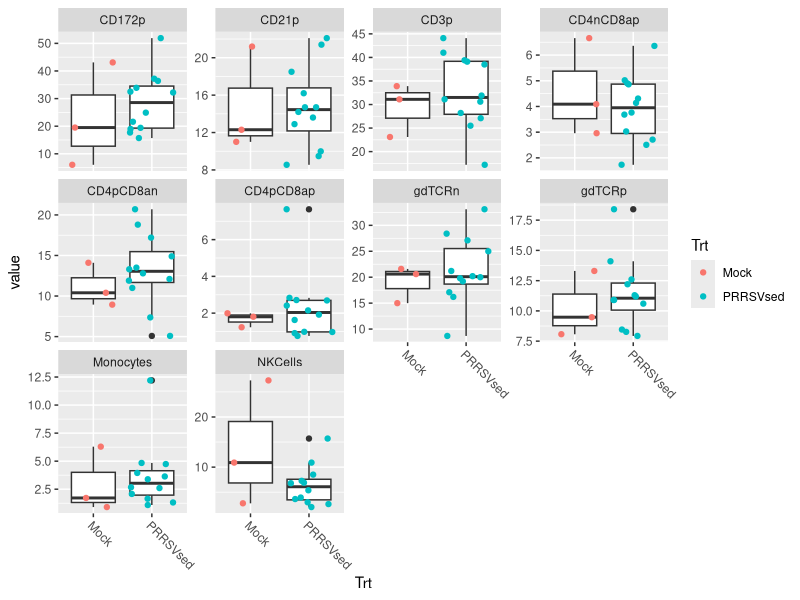
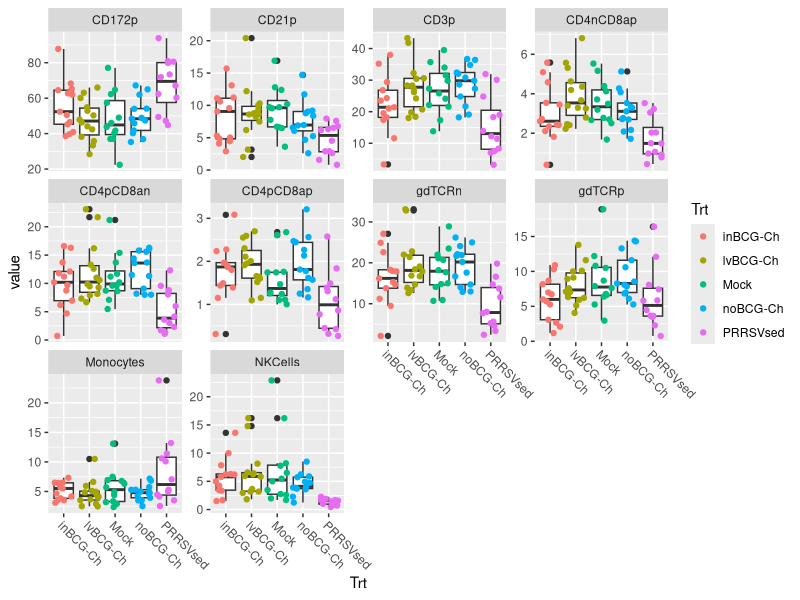
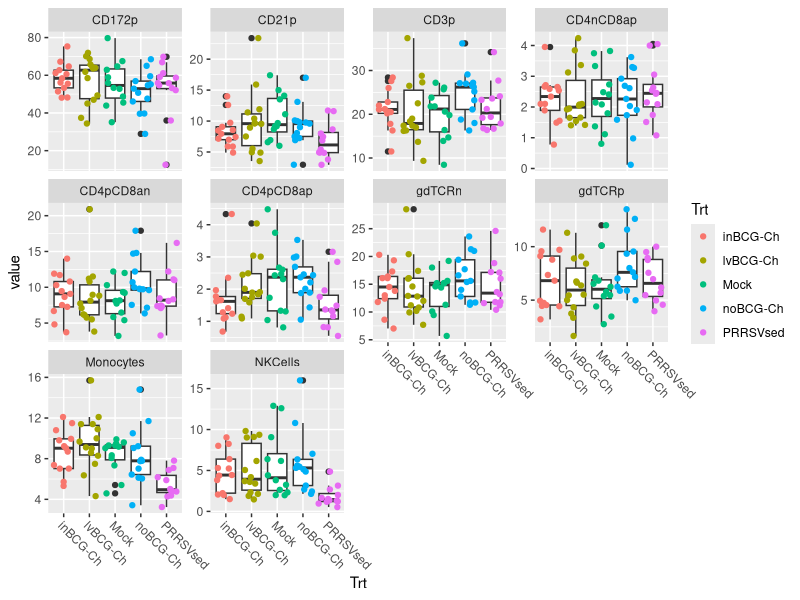
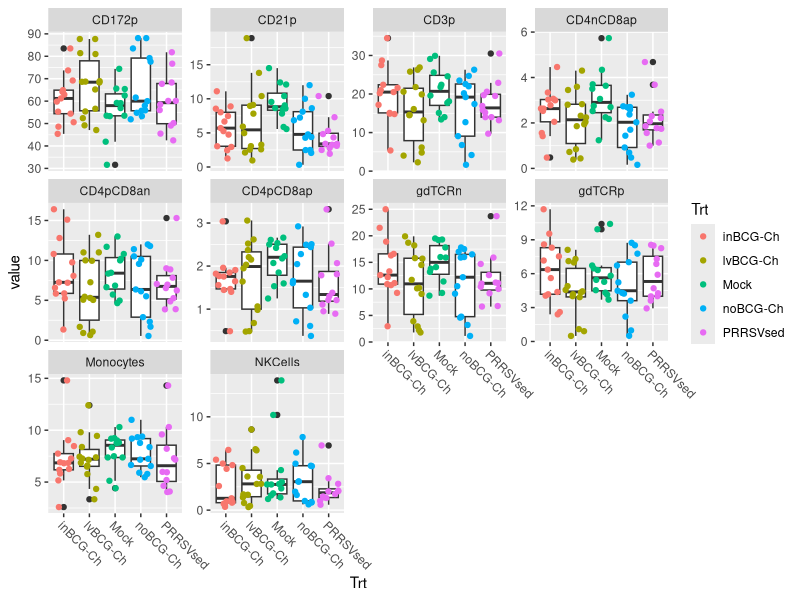
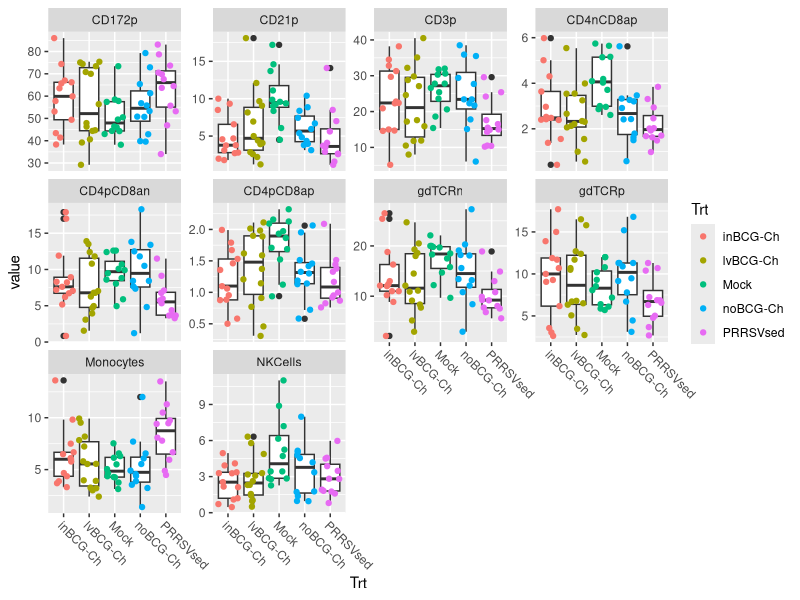
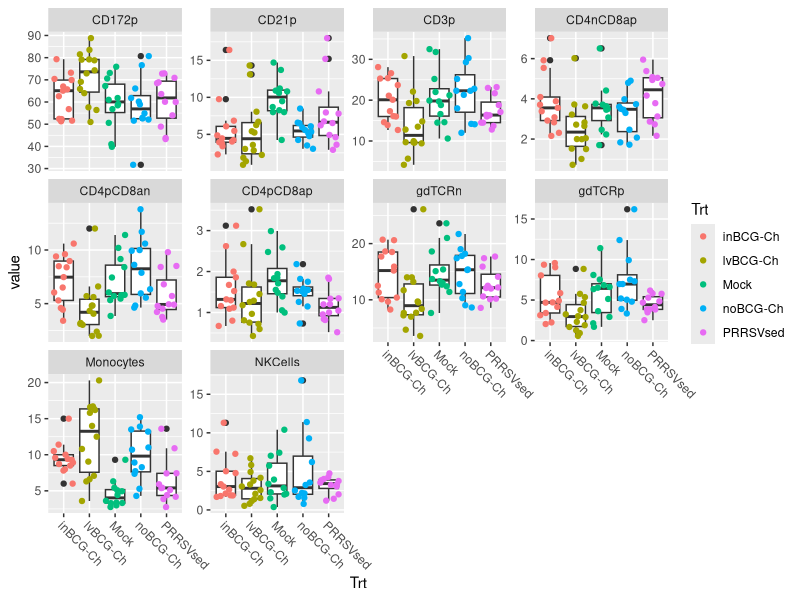
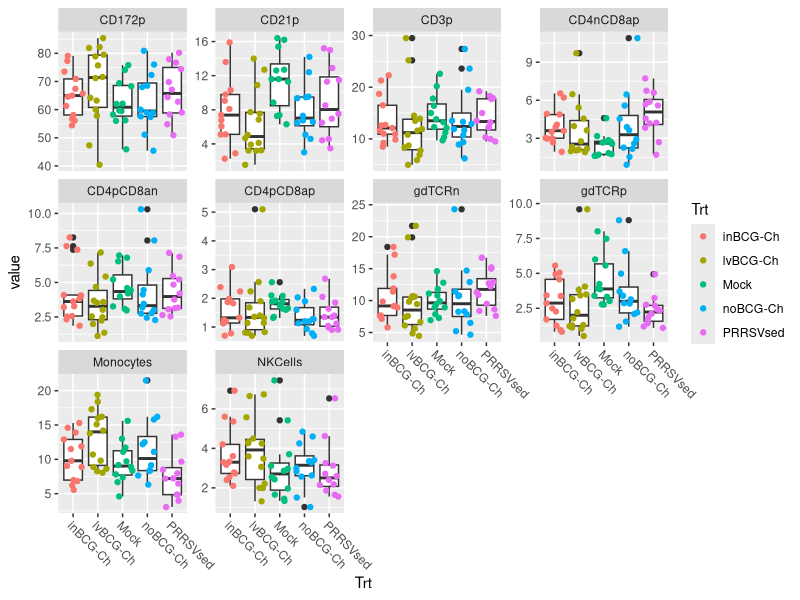
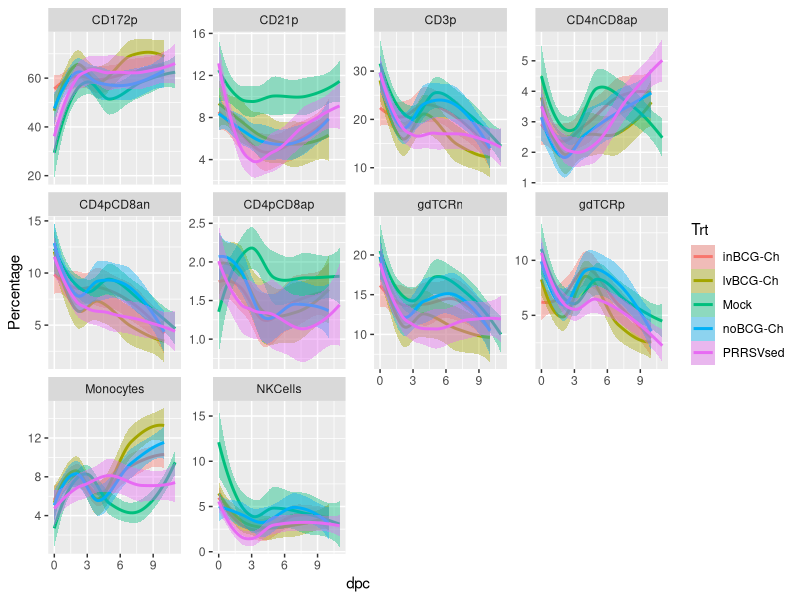

The R source for these figures, in order:
## code base is FS12


# library(ggplot2)
library(tidyverse)
# library(reshape2)

FS17 <- read.csv(file = "./data/FS17 Flow Results All.csv", header = T, stringsAsFactors = F)
head(FS17)

### select columns... ###

# FS17_subset <- FS17[, c(2, 6:16)]
# head(FS17_subset)

# Jules #

FS17_subset <- FS17 %>% select(-FlowID)

#
# FS17_long <- melt(FS17_subset, value.name = "PercentSingleCell")
# head(FS17_long)

## Maybe try this instead...
# keep as much metadata as possible. 
# the -c(1:6) is telling the gather function to not gather up the metadata
# or another way to think of it is to gather up everyhitng except for cols 1:6

FS17_long <- FS17_subset %>% gather(key='cell_type', value = 'value', -c(1:6))


FS17_plot_14Feb <- FS17_long %>% 
  filter(date == "14-Feb") %>% 
  ggplot(aes(x=Trt,y=value)) + 
  geom_boxplot() +
  geom_jitter(aes(color=Trt)) +
  theme(axis.text.x=element_text(angle = -45, hjust =0)) +
  facet_wrap( ~ cell_type, scales = "free_y")

FS17_plot_14Feb

# ggsave("FS17_plot_14Feb.pdf", plot = FS17_plot_14Feb, width = 20, height = 20, path = "~/Desktop")

FS17_plot_15Feb <- FS17_long %>% 
  filter(date == "15-Feb") %>% 
  ggplot(aes(x=Trt,y=value)) + 
  geom_boxplot() +
  geom_jitter(aes(color=Trt)) +
  theme(axis.text.x=element_text(angle = -45, hjust =0)) +
  facet_wrap( ~ cell_type, scales = "free_y")
FS17_plot_15Feb
# ggsave("FS17_plot_15Feb.pdf", plot = FS17_plot_15Feb, width = 20, height = 20, path = "~/Desktop")

FS17_plot_16Feb <- FS17_long %>% 
  filter(date == "16-Feb") %>% 
  ggplot(aes(x=Trt,y=value)) + 
  geom_boxplot() +
  geom_jitter(aes(color=Trt)) +
  theme(axis.text.x=element_text(angle = -45, hjust =0)) +
  facet_wrap( ~ cell_type, scales = "free_y")
FS17_plot_16Feb
# ggsave("FS17_plot_16Feb.pdf", plot = FS17_plot_16Feb, width = 20, height = 20, path = "~/Desktop")

FS17_plot_17Feb <- FS17_long %>% 
  filter(date == "17-Feb") %>% 
  ggplot(aes(x=Trt,y=value)) + 
  geom_boxplot() +
  geom_jitter(aes(color=Trt)) +
  theme(axis.text.x=element_text(angle = -45, hjust =0)) +
  facet_wrap( ~ cell_type, scales = "free_y")
FS17_plot_17Feb
# ggsave("FS17_plot_17Feb.pdf", plot = FS17_plot_17Feb, width = 20, height = 20, path = "~/Desktop")

FS17_plot_19Feb <- FS17_long %>% 
  filter(date == "19-Feb") %>% 
  ggplot(aes(x=Trt,y=value)) + 
  geom_boxplot() +
  geom_jitter(aes(color=Trt)) +
  theme(axis.text.x=element_text(angle = -45, hjust =0)) +
  facet_wrap( ~ cell_type, scales = "free_y")
FS17_plot_19Feb
# ggsave("FS17_plot_19Feb.pdf", plot = FS17_plot_19Feb, width = 20, height = 20, path = "~/Desktop")

FS17_plot_22Feb <- FS17_long %>% 
  filter(date == "22-Feb") %>% 
  ggplot(aes(x=Trt,y=value)) + 
  geom_boxplot() +
  geom_jitter(aes(color=Trt)) +
  theme(axis.text.x=element_text(angle = -45, hjust =0)) +
  facet_wrap( ~ cell_type, scales = "free_y")
FS17_plot_22Feb
# ggsave("FS17_plot_22Feb.pdf", plot = FS17_plot_22Feb, width = 20, height = 20, path = "~/Desktop")

FS17_plot_25Feb <- FS17_long %>% 
  filter(date == "25-Feb") %>% 
  ggplot(aes(x=Trt,y=value)) + 
  geom_boxplot() +
  geom_jitter(aes(color=Trt)) +
  theme(axis.text.x=element_text(angle = -45, hjust =0)) +
  facet_wrap( ~ cell_type, scales = "free_y")
FS17_plot_25Feb

# ggsave("FS17_plot_25Feb.pdf", plot = FS17_plot_25Feb, width = 20, height = 20, path = "~/Desktop")




## the above graphs allow us to look at treatment groups for each day, but would like to follow
## individual pigs and treatment groups across time within the same graphs
## this webpage might be helpful... uses spaghettie plots for longitudinal data 
## https://stats.idre.ucla.edu/r/faq/how-can-i-visualize-longitudinal-data-in-ggplot2/
# setwd("~/Desktop/FS17 Flow FCS Files/")
# library(tidyverse) ##tidyverse contains ggplot2, dplyr, tidr, readr
# library(methods)

FS17 <- read.csv(file = "./data/FS17 Flow Results All.csv", header = T, stringsAsFactors = F)
head(FS17)


FS17 %>% select(-FlowID) %>% 
  gather(key = 'CellType', value = 'Percentage', -c(1:6)) %>% 
  ggplot(aes(dpc, Percentage)) +
  geom_smooth(method = 'loess', aes(fill = Trt, color=Trt)) +
  facet_wrap( ~ CellType, scales = "free_y")

# FS17[, c(-2, -3, -4, -17)] %>% ##removing unnecessary columns
#   gather(key = CellType, value = Percentage, CD3p:Monocytes) %>% ##moving to long format
#   ggplot(aes(dpc, Percentage)) +
#   geom_smooth(method = 'loess', aes(fill = Trt, color=Trt)) +
#   facet_wrap( ~ CellType, scales = "free_y") ## code isn't bad, gives you a decent graph


##attempting to look at individual pigs over time
FS17 %>% select(-FlowID) %>% 
  gather(key = 'CellType', value = 'Percentage', -c(1:6)) %>% ##moving to long format
  filter(Trt == "Mock") %>%
  ggplot(aes(dpc, Percentage)) +
  geom_line(aes(group = Pig, color=Pig)) +
  facet_wrap( ~ CellType, scales = "free_y")

# this looks weird because you need to make your pig variable a factor or a character


##########


FS17 %>% select(-FlowID) %>% 
  gather(key = 'CellType', value = 'Percentage', -c(1:6)) %>%
  mutate(Pig = factor(Pig)) %>% 
  filter(Trt == "Mock") %>%
  ggplot(aes(dpc, Percentage)) +
  geom_line(aes(group = Pig, color=Pig)) +
  facet_wrap( ~ CellType, scales = "free_y")




######################################################

FS17 <- read_csv(file = "./data/FS17 Flow Results All.csv")

str(FS17)

FS17_clean <- FS17 %>%
  select(-FlowID) %>%
  mutate(Pig=as.character(Pig))

FS17_long <- FS17_clean %>%
  gather(key='cell_type', value = 'percentage', -c(1:6))


FS17_sum <- FS17_long %>%
  group_by(dpc, Trt, cell_type) %>% 
  summarise(mean_p = mean(percentage), 
            num_obs = n(), 
            std_dev = sd(percentage), 
            std_err = std_dev/sqrt(num_obs))


FS17_sum %>% 
  ggplot(aes(x=dpc, y=mean_p, color=Trt, fill = Trt)) +
  geom_point() + geom_line() +
  geom_ribbon(aes(ymin=mean_p - std_err, ymax = mean_p + std_err), alpha = .3) +
  facet_wrap(~cell_type, scales = 'free') + 
  theme_bw()

FS17_sum$dpc






FS17_sum %>% 
  filter(cell_type == 'CD21p') %>% 
  ggplot(aes(x=dpc, y=mean_p, color=Trt, fill = Trt)) +
  geom_point() + geom_line() +
  geom_ribbon(aes(ymin=mean_p - std_err, ymax = mean_p + std_err), alpha = .3) +
  facet_wrap(~cell_type, scales = 'free') + 
  theme_bw()


#### double pos cells seem lower in all animals that got PRRSV

FS17_sum %>% 
  filter(cell_type == 'CD4pCD8ap') %>% 
  ggplot(aes(x=dpc, y=mean_p, color=Trt, fill = Trt)) +
  geom_point() + geom_line() +
  geom_ribbon(aes(ymin=mean_p - std_err, ymax = mean_p + std_err), alpha = .3) +
  facet_wrap(~cell_type, scales = 'free') + 
  theme_bw()





FS17_sum %>% 
  filter(Trt %in% c('inBCG-Ch', 'lvBCG-Ch', 'noBCG-Ch', 'weird')) %>% 
  ggplot(aes(x=dpc, y=mean_p, color=Trt, fill = Trt)) +
  geom_point() + geom_line() +
  geom_ribbon(aes(ymin=mean_p - std_err, ymax = mean_p + std_err), alpha = .3) +
  facet_wrap(~cell_type, scales = 'free') + 
  theme_bw()

#####

FS17_long %>% 
  filter(Trt == 'PRRSVsed') %>% 
  ggplot(aes(x=dpc, y=percentage, color = Pig)) + geom_line() + 
  facet_wrap(~cell_type, scales = 'free')







######## tempdata



temps <- read_csv('data/FS17 Obj2 Temp Data.csv')
temps$pig <- as.character(temps$pig)

temps$pig_day <- paste(temps$pig, temps$dpi)

# mean temp for Mock group is 39.8
temps %>% group_by(Trt) %>% summarise(meanT=mean(TempC))

temps %>% ggplot(aes(x=dpi, y=TempC)) + 
  geom_line(aes(group = pig)) +
  facet_wrap(~Trt)+ geom_hline(yintercept = 39.8, color='red')

# same pig 2x measurements per day #
weird_ones <- temps %>% 
  group_by(pig_day) %>%
  tally() %>%
  filter(n != 1) %>% 
  select(pig_day) %>% 
  unlist()

temps %>% filter((pig_day %in% weird_ones)) %>% 
  ggplot(aes(x=dpi, y=TempC, color=pig)) + geom_point() 


# sum(temps$pig %in% weird_ones$pig & temps$dpi %in% weird_ones$dpi)


temps <- temps %>%
  group_by(pig, dpi) %>%
  mutate(TempC = mean(TempC)) %>% 
  select(-TempF) %>% 
  unique()# %>% ggplot(aes(x=dpi, y=TempC)) + geom_line(aes(group=pig))


temps %>% ggplot(aes(x=dpi, y=TempC)) + 
  geom_line(aes(group = pig)) +
  facet_wrap(~Trt)+ geom_hline(yintercept = 39.8, color='red')


temps %>% ggplot(aes(x=dpi, y=TempC, color=PRRSV)) + geom_line(aes(group=pig))



#######

library(ggforce)




meta <- temps %>%
  ungroup() %>%
  select(pig, Room, BCGTrt, PRRSV, Trt) %>%
  unique()

temp_sum <- temps %>% group_by(pig) %>% 
  summarise(max_temp = max(TempC), 
            mean_temp = mean(TempC), 
            min_temp = min(TempC), 
            sd_temp = sd(TempC), 
            day_max = dpi[which.max(TempC)], 
            dif_temp = max_temp - min_temp) %>% left_join(meta)


scaled_temps <- temp_sum %>% mutate_if(is.numeric, scale) # centers and scales variables
# this means that each variable now has a mean of 0 and standard dev of 1
# should make calculating a fever score easier as each aspect of the fever will contribute equally
# to the score, instead of the variable with the largest numeric value dominating the 
# final value


hist(scaled_temps$max_temp)
hist(scaled_temps$mean_temp)
hist(scaled_temps$min_temp)
hist(scaled_temps$sd_temp)
hist(scaled_temps$dif_temp)



temp_sum %>% ggplot(aes(x=Trt, y=max_temp, fill=Trt)) + geom_boxplot() + theme_bw()
temp_sum %>% ggplot(aes(x=Trt, y=min_temp, fill=Trt)) + geom_boxplot()+ theme_bw()
temp_sum %>% ggplot(aes(x=Trt, y=sd_temp, fill=Trt)) + geom_boxplot()+ theme_bw()
temp_sum %>% ggplot(aes(x=Trt, y=mean_temp, fill=Trt)) + geom_boxplot()+ theme_bw()
temp_sum %>% ggplot(aes(x=Trt, y=day_max, fill=Trt)) + geom_point(shape=21, size=3)+ theme_bw()
temp_sum %>% ggplot(aes(x=Trt, y=dif_temp, fill=mean_temp)) + geom_point(shape=21, size=4)+ theme_bw()



temp_sum %>%
  ggplot(aes(x=dif_temp, y=mean_temp, fill=max_temp)) +
  geom_point(shape=21, color='black', size=3)+ scale_fill_viridis_c()


temp_sum %>%filter(!(Trt %in% c('PRRSVsed', 'Mock'))) %>% 
  ggplot(aes(x=dif_temp, y=mean_temp, fill=max_temp)) +
  geom_point(shape=21, color='black', size=3)+ scale_fill_viridis_c() +
  geom_text(aes(label=pig), nudge_x = .055) +
  annotate(geom = 'rect',
           xmin = 1.75,
           xmax = 2.7,
           ymin=40.07,
           ymax = 40.8,
           fill=NA,
           color='black')





int_pigs <- temp_sum %>%filter(!(Trt %in% c('PRRSVsed', 'Mock'))) %>%
  filter(dif_temp >1.75 & mean_temp>40.2) %>% 
  select(pig) %>% unlist()



scaled_temps%>%filter(!(Trt %in% c('PRRSVsed', 'Mock'))) %>% 
  ggplot(aes(x=dif_temp, y=mean_temp, fill=max_temp)) +
  geom_point(shape=21, color='black', size=3)+ scale_fill_viridis_c()


#### FEVER SCORE CALC HERE ####
  
scaled_temps <- scaled_temps %>% mutate(fever_score=max_temp+mean_temp+dif_temp+sd_temp) 
# scaled_temps <- scaled_temps %>% mutate(fever_score=max_temp+mean_temp+dif_temp) 


###



scaled_temps$fever_class <- cut(scaled_temps$fever_score, 3, labels = c('low', 'mid', 'high'))
scaled_temps$Pig <- scaled_temps$pig


scaled_temps %>% filter(!(Trt %in% c('PRRSVsed', 'Mock'))) %>% 
  ggplot(aes(x=1, y=fever_score))  +
  geom_violin()+
  geom_jitter(aes(color=fever_class),width = .2) + 
  ggtitle('Fever score distribution, without PRRSVed and Mock pigs')

scaled_temps %>% #filter(!(Trt %in% c('PRRSVsed', 'Mock'))) %>% 
  ggplot(aes(x=1, y=fever_score))  +
  geom_violin()+
  geom_jitter(aes(color=fever_class),width = .2) + 
  ggtitle('Fever score distribution, with PRRSVed and Mock pigs')




scaled_temps %>% ggplot(aes(x=Trt, y=fever_score, color=fever_class)) + geom_jitter()

scaled_temps %>% ggplot(aes(x=fever_class, y=fever_score, color=fever_score)) + geom_jitter()


LETSDOTHIS <- scaled_temps %>% select(Pig, fever_class, fever_score) %>% right_join(FS17_long)

# temp_sum %>% ggplot(aes(x=min_temp, y=max_temp, color=dif_temp)) + geom_point()
# temp_sum %>% ggplot(aes(x=dif_temp, y=mean_temp, color=day_max)) + geom_point()

FS17_sum <- LETSDOTHIS %>% filter(!(Trt %in% c('Mock', 'PRRSVsed'))) %>% 
  group_by(fever_class, dpc, cell_type) %>% 
  summarise(mean_p = mean(percentage), 
            num_obs = n(), 
            std_dev = sd(percentage), 
            std_err = std_dev/sqrt(num_obs))

##########




# FS17_long$Trt2 <- ifelse(FS17_long$Pig %in% int_pigs, 'weird', FS17_long$Trt)
# 
# FS17_long %>% group_by(Trt, Trt2) %>% tally()
# 
# FS17_sum <- FS17_long %>%
#   group_by(dpc, Trt2, cell_type) %>% 
#   summarise(mean_p = mean(percentage), 
#             num_obs = n(), 
#             std_dev = sd(percentage), 
#             std_err = std_dev/sqrt(num_obs))

FS17_sum %>%
  ggplot(aes(x=dpc, y=mean_p, fill=fever_class)) +
  geom_ribbon(aes(ymin=mean_p - std_err, ymax=mean_p + std_err), alpha=.5) +
  facet_wrap(~cell_type, scales = 'free')



FS17_sum %>% filter(cell_type == 'CD4pCD8ap') %>% 
  ggplot(aes(x=dpc, y=mean_p, fill=fever_class)) +
  geom_ribbon(aes(ymin=mean_p - std_err, ymax=mean_p + std_err), alpha=.5) +
  facet_wrap(~cell_type, scales = 'free')

FS17_sum %>% filter(dpc != 11) %>% 
  ggplot(aes(x=dpc, y=mean_p, fill=fever_class)) +
  geom_ribbon(aes(ymin=mean_p - std_err, ymax=mean_p + std_err), alpha=.5) +
  facet_wrap(~cell_type, scales = 'free')


##

FS17_sum %>% filter(cell_type == 'CD4pCD8ap') %>% 
  #filter(!Trt2 %in% c('Mock', 'PRRSVsed')) %>% 
  ggplot(aes(x=dpc, y=mean_p, fill=fever_class, color=fever_class)) +
  geom_ribbon(aes(ymin=mean_p - std_err, ymax=mean_p + std_err), alpha=.5) +
  geom_point(shape=21)+geom_path()+
  facet_wrap(~cell_type, scales = 'free') + 
  theme_bw() + ylab('percent') + xlab('days post challenge')


FS17_sum %>% filter(cell_type == 'CD4pCD8ap') %>% 
  ggplot(aes(x=fever_class, y=mean_p, fill=fever_class)) +
  geom_col(position = 'dodge') +
  geom_errorbar(aes(ymin=mean_p - std_err,
                    ymax=mean_p + std_err), 
                width = .2) +
  geom_text(aes(label=num_obs, y=.5), size=3)+
  facet_wrap(~dpc)
